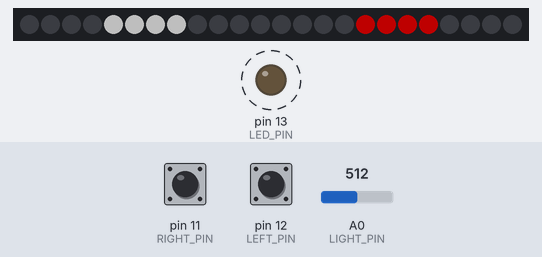
Simulated run of this sketch. Board: Arduino Uno, built with avr-gcc and run on an emulated ATmega328P. Shown: 24 RGB LEDs in strip order, left to right, output pins drawn as LEDs (lit = HIGH). Dashed ring = blinking. The test bench sets the inputs (shaded band); at power-on: A0 (LIGHT_PIN) = 512, pin 11 (RIGHT_PIN) HIGH, pin 12 (LEFT_PIN) HIGH. Dim RGB values are drawn brighter than linear.

Above: at 1.2 s.
1.3 s: A0 (LIGHT_PIN) set to 920
2.8 s: A0 (LIGHT_PIN) set to 942
At 3.23 s:
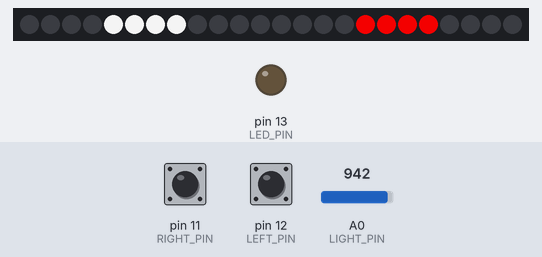
5.8 s: pin 11 (RIGHT_PIN) pulled LOW for 0.15 s
At 6.21 s:
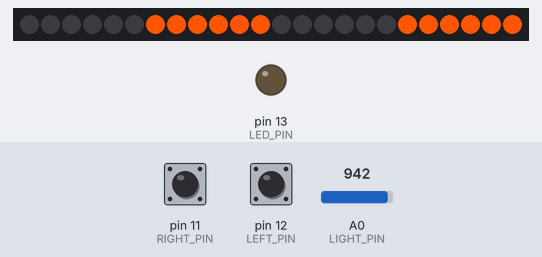
6.5 s: pin 12 (LEFT_PIN) pulled LOW for 0.15 s
At 6.91 s:
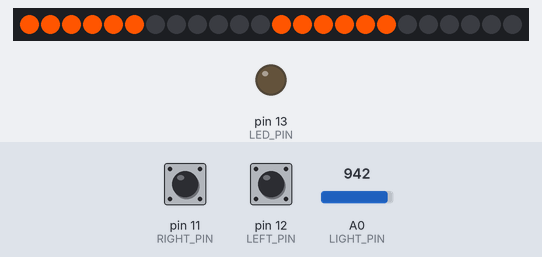
7.2 s: A0 (LIGHT_PIN) set to 863
8.7 s: A0 (LIGHT_PIN) set to 840
At 9.46 s:
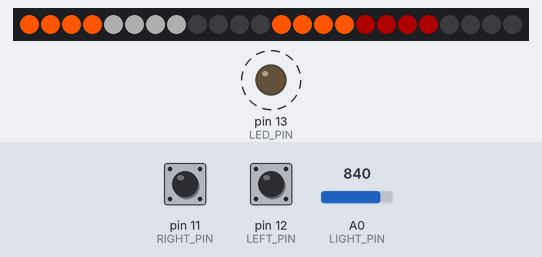
Timing chart, 0 to 11.5 s (numbered marks = the images above; inputs shaded):
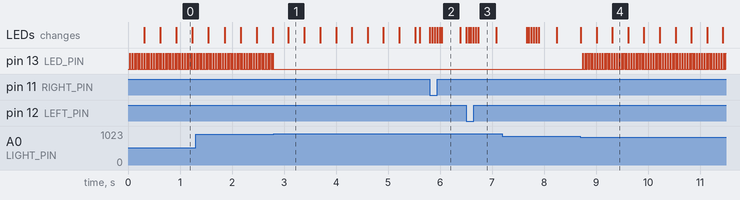

Measured:
- the behaviour switches between 931 and 932 on A0 (LIGHT_PIN) (found by bisection; images 0 and 1)
- the behaviour switches between 850 and 849 on A0 (LIGHT_PIN) (found by bisection; images 3 and 4)
- after the input at 2.8 s, pin 13 (LED_PIN): stops changing and stays LOW
- after the input at 5.8 s, the LEDs: first change at once (image 2 shows a later state)
- after the input at 8.7 s, pin 13 (LED_PIN): alternates HIGH for 0.01 s and LOW for 0.04 s, starting at once; the LEDs: first change at once (image 4 shows a later state)
- by itself, pin 13 (LED_PIN): alternates HIGH for 0.01 s and LOW for 0.03 s

The sketch:

velo.ino
```cpp
#include <EEPROM.h>

#include "Lights.h"


#define OUT_PIN 9
#define LED_COUNT 24

#define LEFT_PIN 12
#define RIGHT_PIN 11


Lights *lights;

int lastRight, lastLeft;
unsigned long frameCount, timer;
int longLeft, longRight;

// setup() function -- runs once at startup --------------------------------

void setup() {

  pinMode(LEFT_PIN, INPUT_PULLUP);
  pinMode(RIGHT_PIN, INPUT_PULLUP);

  //float u=atan2(7.0,1.0);

  longLeft = 0;
  longRight = 0;

  lights = new Lights(LED_COUNT, OUT_PIN);

  lights->blinkParam(50, 4, BLINK_MODE_2);

  lights->resetSpecial();
  lights->resetLight();

  //lights->phare(true);
}


void loop() {

  frameCount++;

  if (digitalRead(LEFT_PIN) == LOW) {
    if (lastLeft == HIGH) {
      timer = millis();
      if (!lights->warn() && !lights->rainbow() && !lights->illum() && !lights->phare() && !lights->torch()) {
        if (lights->left()) {
          lights->left(false);
        } else {
          lights->left(true);
          lights->right(false);
        }
      } else {
        lights->resetSpecial();
      }
      lastLeft = LOW;
    }
    longLeft++;
    if (longLeft == 300) {
      longLeft = 0;
      lights->nextLight();
      lights->left(false);
    }
  } else {
    if (millis() - timer > 1000)lastLeft = HIGH;
    longLeft = 0;
  }

  if (digitalRead(RIGHT_PIN) == LOW) {
    if (lastRight == HIGH) {
      timer = millis();
      if (lights->right()) {
        lights->right(false);
      } else {
        lights->right(true);
        lights->left(false);
      }
      lastRight = LOW;
    }
    longRight++;
    if (longRight == 300) {
      longRight = 0;
      lights->nextSpecial();
      lights->right(false);
    }
  } else {
    if (millis() - timer > 1000)lastRight = HIGH;
    longRight = 0;
  }

  if (lights->left() || lights->right()) {
    if ( millis() - timer > 60000) {
      lights->right(false);
      lights->left(false);
    }
  }

  lights->draw();

  //digitalWrite(LED_PIN, LOW);
  delay(DELAY);
  //digitalWrite(LED_PIN, HIGH);

}
```

Lights.cpp
```cpp
#include "Lights.h"

Lights::Lights(int _ledCount, int _pin) {
  ledCount = _ledCount;
  pin = _pin;
  strip = new Adafruit_NeoPixel(ledCount, pin, NEO_GRB + NEO_KHZ800);
  strip->begin();

  white = strip->Color(255, 255, 255);
  orange = strip->Color(255, 255 / 3, 0);
  red = strip->Color(255, 0, 0);
  off = strip->Color(0, 0, 0);

  pinMode(LED_PIN, OUTPUT);

  //Serial.begin(9600);


  //ambientLight = 500;
  lightState = LIGHT_ON;
  //oldLightState = LIGHT_OFF;

  blinkPeriod = 50;
  blinkAnimation = 2;
  blinkMode = BLINK_MODE_0;

  frameCounter = 0;

  resetLight();
  resetSpecial();


  firstPixelHue = 0L;

  //units: 100mW=1 -> 10W->100; 300mW->3
  brightness = (MAX_BRIGHT * MAX_POWER) / (ledCount * LED_POWER);
  if (brightness > MAX_BRIGHT)brightness = MAX_BRIGHT;
  strip->setBrightness(brightness);
}

void Lights::blinkParam(int _blinkPeriod, int _blinkAnimation, int _blinkMode) {
  blinkPeriod = _blinkPeriod;
  blinkAnimation = _blinkAnimation;
  blinkMode = _blinkMode;
}

void Lights::fill(int start, int stop, uint32_t color) {
  for (int i = start; i < stop; i++) {
    strip->setPixelColor(i, color);
  }
}

void Lights::fill(int start, int stop,  uint32_t color, boolean what, boolean dir, int phase) {
  uint32_t fg, bg;

  int index, diff;

  if (what) {
    fg = color;
    bg = off;
  } else {
    fg = off;
    bg = color;
  }

  if (phase == -1) {
    fill(start, stop, fg);
  } else {
    diff = stop - start;
    for (int i = 0; i < diff; i++) {
      if (dir) {
        index = i;
      } else {
        index = diff - i - 1;
      }
      if (phase >= i) {
        strip->setPixelColor(start + index, fg);
      } else {
        strip->setPixelColor(start + index, bg);
      }
    }
  }
}


//setter

void Lights::left(boolean state) {
  if (state && ! leftState) {
    leftPhase = 0;
    leftIntState = OFF;
  }
  leftState = state;
}

void Lights::right(boolean state) {
  if (state && !rightState) {
    rightPhase = 0;
    rightIntState = OFF;
  }
  rightState = state;
}

void Lights::warn(boolean state) {

  if (state && !warnState) {
    warnPhase = 0;
    warnIntState = OFF;
  }
  warnState = state;
}


void Lights::front(boolean state) {
  if (state && !frontState) {
    frontPhase = 0;
    frontIntState = ON;
  }
  frontState = state;
}

void Lights::side(boolean state) {
  if (state && !sideState) {
    sidePhase = 0;
    sideIntState = ON;
  }
  sideState = state;
}

void Lights::back(boolean state) {
  if (state && !backState) {
    backPhase = 0;
    backIntState = ON;
  }
  backState = state;
}

void Lights::brake(boolean state) {
  brakeState = state;
}

void Lights::rainbow(boolean state) {
  rainbowState = state;
}

void Lights::illum(boolean state) {
  illumState = state;
}

void Lights::phare(boolean state) {
  phareIntState = ON;
  phareState = state;
}

void Lights::torch(boolean state) {
  torchState = state;
}

//getter

boolean Lights::left() {
  return leftState;
}

boolean Lights::right() {
  return rightState;
}

boolean Lights::warn() {
  return warnState;
}


boolean Lights::front() {
  return frontState;
}

boolean Lights::side() {
  return sideState;
}

boolean Lights::back() {
  return backState;
}

boolean Lights::brake() {
  return brakeState;
}

boolean Lights::rainbow() {
  return rainbowState;
}

boolean Lights::illum() {
  return illumState;
}

boolean Lights::phare() {
  return phareState;
}

boolean Lights::torch() {
  return torchState;
}


void Lights::resetSpecial() {
  warn(OFF);
  rainbow(OFF);
  illum(OFF);
  phare(OFF);
  torch(OFF);
}

void Lights::nextSpecial() {
  if (!warnState && !rainbowState && !illumState && !phareState && !torchState) {
    warn(ON);
  } else if (warnState) {
    warn(OFF);
    phare(ON);
  } else if (phareState) {
    phare(OFF);
    rainbow(ON);
  } else if (rainbowState) {
    rainbow(OFF);
    torch(ON);
  } else if (torchState) {
    torch(OFF);
    illum(ON);
  } else if (illumState) {
    illum(OFF);
  }
}


void Lights::resetLight() {
  lightMode = LIGHT_AUTO;
}

void Lights::nextLight() {
  lightMode = (lightMode + 1) % (LIGHT_FULL + 1);
}


void Lights::draw() {

  frameCounter++;

  //if (frameCounter % 64 == 0) {
  //  ambientLight += ((analogRead(LIGHT_PIN) * LIGHT_MEAN) - ambientLight) / LIGHT_MEAN;
  //}

  ambientLight = analogRead(LIGHT_PIN) * LIGHT_MEAN;


  if (lightMode == LIGHT_AUTO) {
    switch (lightState) {
      case LIGHT_OFF:
        if (ambientLight < AMB_MIDH) {
          lightState = LIGHT_ON;
        }
        break;
      case LIGHT_ON:
        if (ambientLight > AMB_HIGH) {
          lightState = LIGHT_OFF;
        } else if (ambientLight < AMB_LOW) {
          lightState = LIGHT_FULL;
        }
        break;
      case LIGHT_FULL:
        if (ambientLight > AMB_MIDL) {
          lightState = LIGHT_ON;
        }
        break;
      default:
        lightState = LIGHT_ON;
        break;
    }
  } else {
    lightState = lightMode;
  }

  //  if (frameCounter % 64 == 0) {
  //    Serial.print(ambientLight);
  //    Serial.print(" LM: ");
  //    Serial.print(lightMode);
  //    Serial.print(" LS: ");
  //    Serial.println(lightState);
  //  }

  //if (oldLightState != lightState) {
  //oldLightState = lightState;
  switch (lightState) {
    case LIGHT_OFF:
      front(OFF);
      back(OFF);
      side(OFF);
      digitalWrite(LED_PIN, LOW);
      break;
    case LIGHT_ON:
      front(ON);
      back(ON);
      side(OFF);
      if (frameCounter % 4 == 0) {
        digitalWrite(LED_PIN, HIGH);
      } else {
        digitalWrite(LED_PIN, LOW);
      }
      break;
    case LIGHT_FULL:
      front(ON);
      back(ON);
      side(ON);
      digitalWrite(LED_PIN, HIGH);
      break;
  }

  //}


  //  switch (lightState) {
  //    case LIGHT_OFF:
  //      digitalWrite(LED_PIN, OFF);
  //      break;
  //    case LIGHT_ON:
  //      if (frameCounter % 4 == 0) {
  //        digitalWrite(LED_PIN, HIGH);
  //      } else {
  //        digitalWrite(LED_PIN, LOW);
  //      }
  //      break;
  //    case LIGHT_FULL:
  //      digitalWrite(LED_PIN, ON);
  //      break;
  //  }


  int L1, L2, L4, L5;

  if (frontState) {
    L1 = LED1;
    L2 = LED2;
    L4 = LED4;
    L5 = LED5;
  } else {
    L1 = LED1 + (LED_BLOCK / 2);
    L2 = LED2 - (LED_BLOCK / 2);
    L4 = LED4 + (LED_BLOCK / 2);
    L5 = LED5 - (LED_BLOCK / 2);
  }

  // draw now!

  //if (frameCounter < brightness)strip->setBrightness(frameCounter);

  strip->clear();

  if (brakeState) {

    fill(LED3, L4, red);
    fill(L5, LED6, red);
    brakePhase++;
  }

  if (sideIntState ) {

    uint32_t c;

    if (sideState) {
      if (++sidePhase > 255)sidePhase = 255;
    } else {
      if (--sidePhase == 0)sideIntState = OFF;
    }
    c = strip->Color(sidePhase, sidePhase, sidePhase);
    fill(LED0, LED1, c);
    fill(LED2, LED3, c);

  }


  if (leftState && !warnState) {
    if (leftPhase == 0)leftIntState = !leftIntState;

    int s = -1;
    if (blinkAnimation > 0)s = leftPhase / blinkAnimation;

    if (leftIntState) {
      fill(LED0, L1, orange, ON, LEFT, s);
      fill(LED3, L4, orange, ON, LEFT, s);
    } else {
      switch (blinkMode) {
        case BLINK_MODE_0:
          fill(LED0, L1, orange, OFF, RIGHT, s);
          fill(LED3, L4, orange, OFF, RIGHT, s);
          break;
        case BLINK_MODE_1:
          fill(LED0, L1, orange, OFF, LEFT, s);
          fill(LED3, L4, orange, OFF, LEFT, s);
          break;
        case BLINK_MODE_2:
          fill(LED0, L1, off);
          fill(LED3, L4, off);
          break;
      }
    }
    leftPhase = (leftPhase + 1) % blinkPeriod;
  }

  if (rightState && !warnState) {
    if (rightPhase == 0)rightIntState = !rightIntState;

    int s = -1;
    if (blinkAnimation > 0)s = rightPhase / blinkAnimation;

    if (rightIntState) {
      fill(L2, LED3, orange, ON, RIGHT, s);
      fill(L5, LED6, orange, ON, RIGHT, s);
    } else {
      switch (blinkMode) {
        case BLINK_MODE_0:
          fill(L2, LED3, orange, OFF, LEFT, s);
          fill(L5, LED6, orange, OFF, LEFT, s);
          break;
        case BLINK_MODE_1:
          fill(L2, LED3 , orange, OFF, RIGHT, s);
          fill(L5, LED6 , orange, OFF, RIGHT, s);
          break;
        case BLINK_MODE_2:
          fill(L2, LED3, off);
          fill(L5, LED6, off);
          break;
      }
    }
    rightPhase = (rightPhase + 1) % blinkPeriod;
  }

  if (warnState) {
    if (warnPhase == 0)warnIntState = !warnIntState;

    int s = -1;
    if (blinkAnimation > 0)s = warnPhase / blinkAnimation;

    if (warnIntState) {
      fill(LED0, L1, orange, ON, LEFT, s);
      fill(LED3, L4, orange, ON, LEFT, s);
      fill(L2, LED3, orange, ON, RIGHT, s);
      fill(L5, LED6, orange, ON, RIGHT, s);
    } else {
      switch (blinkMode) {
        case BLINK_MODE_0:
          fill(LED0, L1, orange, OFF, RIGHT, s);
          fill(LED3, L4, orange, OFF, RIGHT, s);
          fill(L2, LED3, orange, OFF, LEFT, s);
          fill(L5, LED6, orange, OFF, LEFT, s);
          break;
        case BLINK_MODE_1:
          fill(LED0, L1, orange, OFF, LEFT, s);
          fill(LED3, L4, orange, OFF, LEFT, s);
          fill(L2, LED3 , orange, OFF, RIGHT, s);
          fill(L5, LED6 , orange, OFF, RIGHT, s);
          break;
        case BLINK_MODE_2:
          fill(LED0, L1, off);
          fill(LED3, L4, off);
          fill(L2, LED3 , off);
          fill(L5, LED6 , off);
          break;;
      }
    }
    warnPhase = (warnPhase + 1) % blinkPeriod;
  }


  if (frontIntState) {

    uint32_t c;

    if (frontState) {
      if (++frontPhase > 255)frontPhase = 255;
    } else {
      if (--frontPhase == 0)frontIntState = OFF;
    }
    c = strip->Color(frontPhase, frontPhase, frontPhase);
    fill(LED1, LED2, c);
  }

  if (backIntState){

    uint32_t c;

    if (backState) {
      if (++backPhase > 255)backPhase = 255;
    } else {
      if (--backPhase == 0)backIntState = OFF;
    }
    c = strip->Color(backPhase, 0, 0);
    fill(LED4, LED5, c);
  }

  ////////////////////////////////////////////////////////////////////

  if (rainbowState) {
    firstPixelHue += 128;
    for (int i = 0; i < strip->numPixels(); i++) {
      int pixelHue = firstPixelHue + (i * 65536L / (strip->numPixels() / 2) );
      strip->setPixelColor(i, strip->gamma32(strip->ColorHSV(pixelHue)));
    }
  }

  if (phareState) {
    uint32_t f;
    int wait, anz;

    wait = 2;  //or: 4 or 1
    anz = 2;   //or: 1 or 2

    if ( frameCounter % (wait * LED3) == 0)phareIntState = !phareIntState;

    int c = (frameCounter / wait) % LED3;
    for (int i = 0; i < LED3; i++) {
      if (abs(c - i) < anz) {
        f = white;
      } else {
        f = off;
      }
      if (phareIntState) {
        strip->setPixelColor(LED0  + i, f);
        strip->setPixelColor(LED3  + i, f);
      } else {
        strip->setPixelColor( LED3 - 1 - i, f);
        strip->setPixelColor( LED6 - 1 - i, f);
      }
    }
  }

  if (torchState) {
    fill(LED0, LED3, white);
    fill(LED3, LED6, off);
  }

  if (illumState)fill(LED0, LED6, white);

  ///////////////////////////////////////////////////////////////////////////////////77

  strip->show();
}
```

Lights.h
```cpp
#ifndef Lights_h
#define Lights_h

#include <Adafruit_NeoPixel.h>


#define LIGHT_PIN 0
#define LED_PIN 13

#define LED_BLOCK (ledCount/6)

#define LED0 (0*LED_BLOCK)
#define LED1 (1*LED_BLOCK)
#define LED2 (2*LED_BLOCK)
#define LED3 (3*LED_BLOCK)
#define LED4 (4*LED_BLOCK)
#define LED5 (5*LED_BLOCK)
#define LED6 (6*LED_BLOCK)

#define ON true
#define OFF false

#define RIGHT true
#define LEFT false

#define BLINK_MODE_0 0
#define BLINK_MODE_1 1
#define BLINK_MODE_2 2

#define LIGHT_MEAN 1

//value=(r0/(r+r0))*1023
//         _____     _____
// gnd ---|_r0__|---|__r__|----5v
//                |
//                |
//               a0
//
// with                                  r0=5.0k, r0=10K
#define AMB_HIGH (931*LIGHT_MEAN) //1k       931, 930
#define AMB_MIDH (850*LIGHT_MEAN)  //2k       731, 850
#define AMB_MIDL (170*LIGHT_MEAN)
#define AMB_LOW (20*LIGHT_MEAN)  //50k       96, 170


#define LIGHT_AUTO 0
#define LIGHT_OFF 1
#define LIGHT_ON 2
#define LIGHT_FULL 3


#define DELAY 10

// in 100mW units. eg 100 -> 10W
#define MAX_POWER 100
// in 100mW units. eg 3 -> 300mW
#define LED_POWER 3
#define MAX_BRIGHT 255

class Lights {

  public:
    Lights(int _ledCount, int _pin);

    void left(boolean state);
    void right(boolean state);
    void brake(boolean state);
    void front(boolean state);
    void side(boolean state);
    void back(boolean state);

    void warn(boolean state);
    void rainbow(boolean state);
    void illum(boolean state);
    void phare(boolean state);
    void torch(boolean state);

    boolean left();
    boolean right();
    boolean brake();
    boolean front();
    boolean side();
    boolean back();

    boolean warn();
    boolean phare();
    boolean rainbow();
    boolean torch();
    boolean illum();


    void resetSpecial();
    void nextSpecial();
    void resetLight();
    void nextLight();
    void draw();
    void blinkParam(int _blinkPeriod, int _blinkAnimation, int _blinkMode);

  private:
    Adafruit_NeoPixel *strip;
    int pin;
    int ledCount;

    uint32_t frameCounter;

    long firstPixelHue;

    //light measurement
    int ambientLight;
    int lightMode;
    int lightState;
    int oldLightState;


    int leftPhase;
    int rightPhase;
    int brakePhase;
    int frontPhase;
    int sidePhase;
    int backPhase;
    int warnPhase;

    int blinkPeriod;
    int blinkAnimation;
    int blinkMode;

    int brakeAnimation;

    boolean leftState;
    boolean rightState;
    boolean brakeState;
    boolean frontState;
    boolean sideState;
    boolean backState;
    boolean warnState;

    boolean rainbowState;
    boolean illumState;
    boolean phareState;
    boolean torchState;

    boolean leftIntState;
    boolean rightIntState;
    boolean warnIntState;
    boolean sideIntState;
    boolean phareIntState;
    boolean frontIntState;
    boolean backIntState;

    void fill(int start, int stop, uint32_t color);
    void fill(int start, int stop, uint32_t color, boolean what, boolean dir, int phase );

    uint32_t white;
    uint32_t orange;
    uint32_t red;
    uint32_t off;

    int brightness;

};

#endif
```
